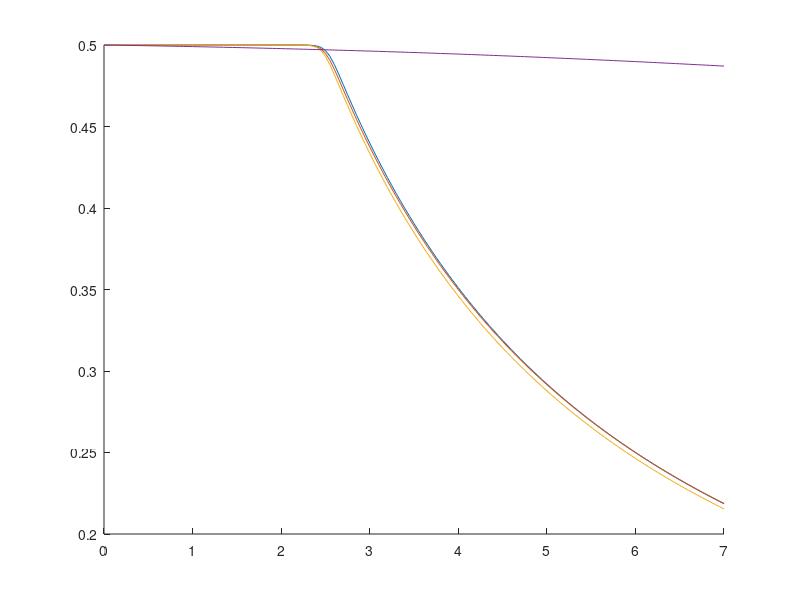
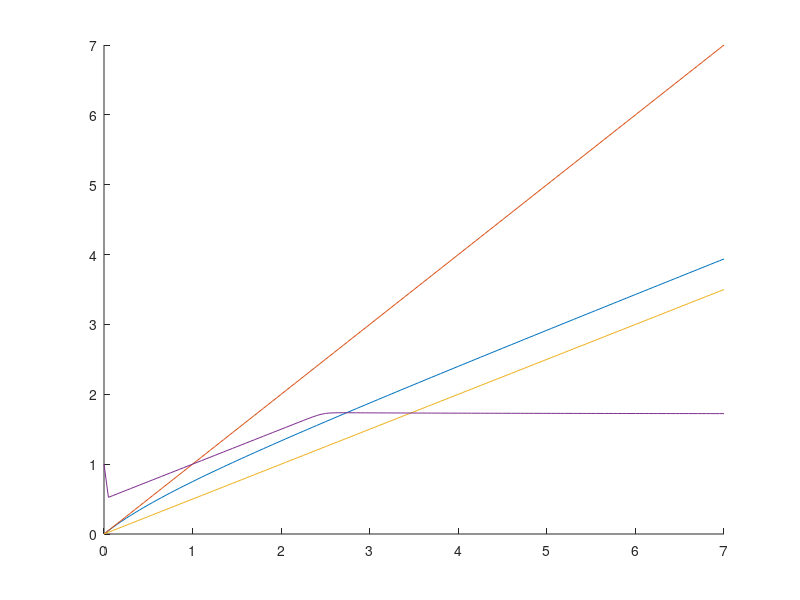

MATLAB code to generate these figures, in order:
function ExploreSloughingMechanisms
% Script to explore how the sloughing region changes under different
% 'sloughing rate' mechanisms

close all

%% Parameter set-up
L0 = 0.5;
L = L0;
g = 1;
dt = 0.05;
T = 2.5;
tMax = 7;
AStar = 4.0;
sigma = 10;
times = 0:dt:tMax;


%% Homogeneous growth, ramped up sloughing up to growth rate after time t = T
LOld = L;
newLengths = zeros(1, length(times));
newLengths(1) = LOld;

% Iterate using derived numerical scheme for derivatives
for i = 1:(length(times) - 1)
    
    t = times(i);
    
    LNew = LOld + g*dt/(1 + g*t)*(- 0.25*(1 + tanh(sigma*(t - T))) + (L0 - LOld));
    
    LOld = LNew;
    newLengths(i + 1) = LOld;
   
end

% Use 'simplified method', i.e. straight integration with homogeneous parameters.
newLengthsV2 = L0 - cumtrapz(times, 0.25*g*(1 + tanh(sigma*(times - T))))./(1 + g.*times);

% Make sure the numerical scheme isn't too inaccurate.
figure(1)
hold on
plot(times, newLengths)
plot(times, newLengthsV2)


%% Compare Age and Time for homogeneous growth

Ages = times.*(2 + g*times)./(2*(1 + g*times));
figure(2)
hold on
plot(times, Ages)
plot(times, times)
plot(times, 0.5*times)

%% Homogeneous growth, ramped up sloughing up to growth rate after age A = A*
LOld = L;
newLengths = zeros(1, length(times));
newLengths(1) = LOld;
AOld = 0;
gammaOld = 1;

totalLengths = ones(1, length(times));

% Iterate using derived numerical scheme for derivatives
for i = 2:(length(times))
        
    gammaNew = gammaOld + g*dt;
    ANew = 2*AOld + dt - gammaNew/gammaOld*AOld;
    LNew = LOld + g*dt/(gammaOld)*(-0.25*(1 + tanh(sigma*(times(i) - T))) + (L0 - LOld));
    
    gammaOld = gammaNew;
    AOld = ANew;
    LOld = LNew;
    newLengths(i) = LOld;
    totalLengths(i) = LNew*gammaNew;
   
end

figure(1)
hold on
plot(times, newLengths)

figure(2)
hold on
plot(times, totalLengths)
%% Chemical-based heterogeneous growth, age-dependent sloughing

LOld = L;
newLengths = zeros(1, length(times));
newLengths(1) = LOld;
AOld = 0;
gammaOld = 1;
sigma = 0.16;

W = @(S, width) exp(-((S - 0.5*S(end))./width).^2);

S = 0:1e-2:1;
currentS = S;
% Iterate using derived numerical scheme for derivatives
for i = 2:(length(times))
        
    gammaNew = gammaOld.*(1 + dt*W(currentS, sigma));
    
    ANew = 2*AOld + dt - gammaNew./gammaOld.*AOld;
    
    index = find(S == LOld, 1);
    if (index < length(S))
        LNew = LOld + (-1e-4*(1 + tanh(sigma*(max(AOld) - AStar))));
    else
        LNew = LOld + (-1e-4*(1 + tanh(sigma*(max(AOld) - AStar))));
    end
        
    currentS = cumtrapz(S, gammaNew);
    
    gammaOld = gammaNew;
    AOld = ANew;
    LOld = LNew;
    newLengths(i) = LOld;
   
end

figure(1)
hold on
plot(times, newLengths)
